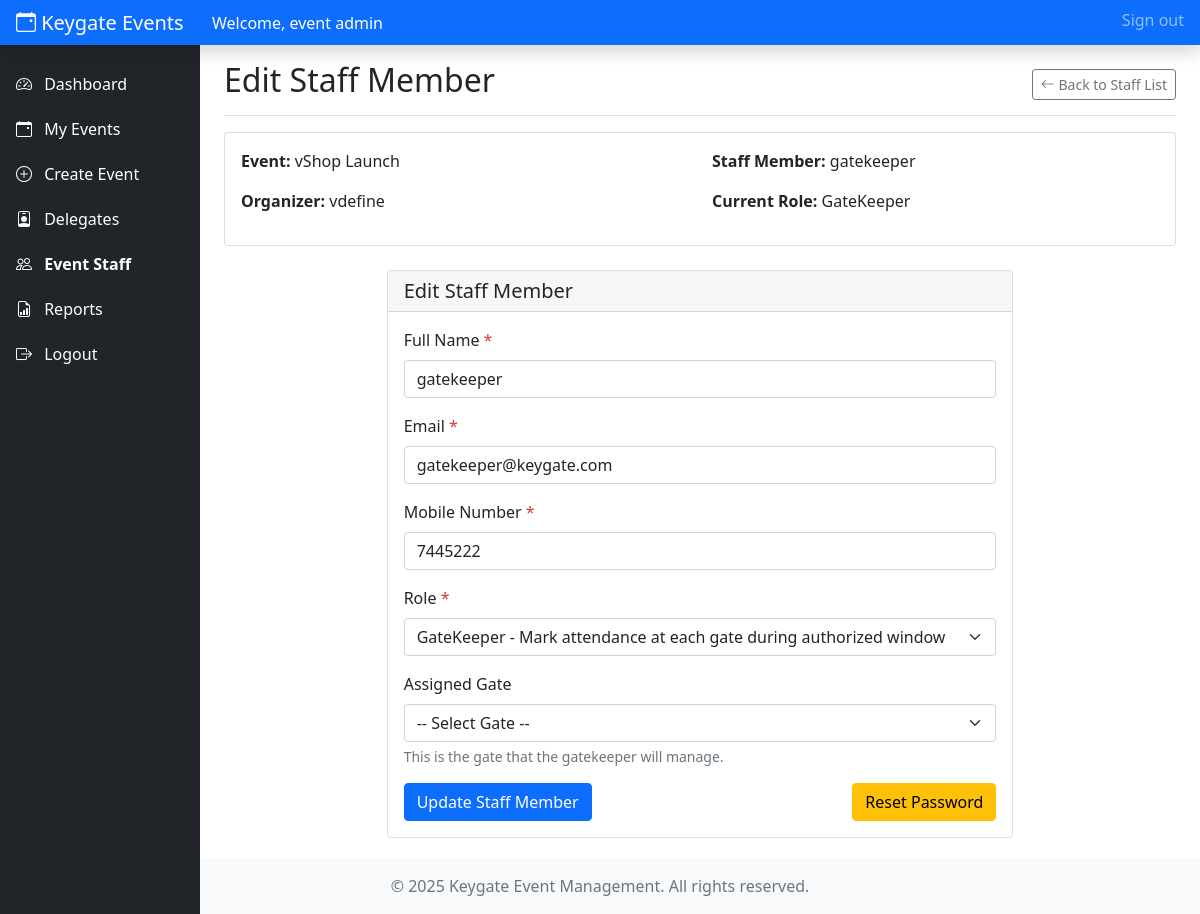
The app's page /event_admin/edit_event_user.php?id=1&event_id=1 (signed in) with its own data.
### tables this page shows
CREATE TABLE `events` (
  `id` int NOT NULL,
  `event_name` varchar(255) NOT NULL,
  `event_organiser` varchar(255) NOT NULL,
  `event_venue` text NOT NULL,
  `access_gates_required` int NOT NULL,
  `created_by` int NOT NULL,
  `status` enum('Active','Completed','Cancelled','Scheduled','Pending Approval') DEFAULT 'Pending Approval',
  `approved_by` int DEFAULT NULL,
  `created_at` timestamp NULL DEFAULT CURRENT_TIMESTAMP,
  `updated_at` timestamp NULL DEFAULT CURRENT_TIMESTAMP ON UPDATE CURRENT_TIMESTAMP
);

CREATE TABLE `event_users` (
  `id` int NOT NULL,
  `name` varchar(100) NOT NULL,
  `mobile` varchar(20) NOT NULL,
  `email` varchar(100) NOT NULL,
  `password` varchar(255) NOT NULL,
  `event_id` int NOT NULL,
  `role_id` int NOT NULL,
  `approved_by` int DEFAULT NULL,
  `last_active` timestamp NULL DEFAULT NULL,
  `last_active_gate` int DEFAULT NULL,
  `created_at` timestamp NULL DEFAULT CURRENT_TIMESTAMP,
  `updated_at` timestamp NULL DEFAULT CURRENT_TIMESTAMP ON UPDATE CURRENT_TIMESTAMP
);

CREATE TABLE `event_user_roles` (
  `id` int NOT NULL,
  `role_name` enum('Event Manager','GateKeeper','Volunteer') NOT NULL,
  `description` text,
  `created_at` timestamp NULL DEFAULT CURRENT_TIMESTAMP
);

### includes/event_admin_functions.php (called while the page is built, shortened)
<?php
require_once 'config.php';
function get_event_details($event_id, $user_id = null) {
    $event = get_record('events', "id = $event_id" . ($user_id ? " AND created_by = $user_id" : ""));
    $dates = get_records('event_dates', "event_id = $event_id", 'event_date', 'event_date ASC');
    $event['dates'] = array_column($dates, 'event_date');
    $gates = get_records('access_gates', "event_id = $event_id", '*', 'id ASC');
    $event['gates'] = $gates;
    $conn = db_connect();
    $sql_delegates = "SELECT COUNT(*) as total FROM event_delegates WHERE event_id = $event_id";
    $result_delegates = $conn->query($sql_delegates);
    $event['total_delegates'] = $result_delegates->fetch_assoc()['total'];
    $sql_approved = "SELECT COUNT(*) as total FROM event_delegates WHERE event_id = $event_id AND approved = 'Yes'";
    $result_approved = $conn->query($sql_approved);
    $event['approved_delegates'] = $result_approved->fetch_assoc()['total'];
    $sql_users = "SELECT COUNT(*) as total FROM event_users WHERE event_id = $event_id";
    $result_users = $conn->query($sql_users);
    $event['total_event_users'] = $result_users->fetch_assoc()['total'];
    $sql_attendance = "SELECT COUNT(*) as total FROM event_attendance WHERE event_id = $event_id";
    $result_attendance = $conn->query($sql_attendance);
    $event['total_check_ins'] = $result_attendance->fetch_assoc()['total'];
    return [
        'success' => true,
        'event' => $event
    ];
}
?>

### includes/config.php (called while the page is built, shortened)
<?php
function db_connect() {
    $conn = new mysqli(DB_HOST, DB_USER, DB_PASS, DB_NAME);
    return $conn;
}
function get_record($table, $condition = '1', $fields = '*') {
    $conn = db_connect();
    $sql = "SELECT $fields FROM $table WHERE $condition LIMIT 1";
    $result = $conn->query($sql);
    if ($result && $result->num_rows > 0) {
        $row = $result->fetch_assoc();
        return $row;
    }
    return false;
}
function get_records($table, $condition = '1', $fields = '*', $order_by = '', $limit = '') {
    $conn = db_connect();
    $sql = "SELECT $fields FROM $table WHERE $condition";
    if (!empty($order_by)) {
        $sql .= " ORDER BY $order_by";
    }
    $result = $conn->query($sql);
    $records = [];
    if ($result && $result->num_rows > 0) {
        while ($row = $result->fetch_assoc()) {
            $records[] = $row;
        }
    }
    return $records;
}
?>

### event_admin/edit_event_user.php (the view, shortened to what this page needs)
<?php
require_once '../includes/config.php';
require_once '../includes/event_admin_functions.php';
$event_id = (int)$_GET['event_id'];
$user_id = (int)$_GET['id'];
$event_details = get_event_details($event_id, $_SESSION['user_id']);
$event = $event_details['event'];
$conn = db_connect();
$sql = "SELECT eu.*, r.role_name
        FROM event_users eu
        JOIN event_user_roles r ON eu.role_id = r.id
        WHERE eu.id = $user_id AND eu.event_id = $event_id";
$result = $conn->query($sql);
$event_user = $result->fetch_assoc();
$gates = $event['gates'];
$roles_query = "SELECT * FROM event_user_roles ORDER BY id ASC";
$roles_result = $conn->query($roles_query);
$roles = [];
if ($roles_result->num_rows > 0) {
    while ($row = $roles_result->fetch_assoc()) {
        $roles[] = $row;
    }
}
include '../includes/event_admin_header.php';
?>
<div class="container-fluid">
    <div class="row">
        <nav id="sidebar" class="col-md-3 col-lg-2 d-md-block bg-dark sidebar">
            <div class="position-sticky pt-3">
                <ul class="nav flex-column">
                    <li class="nav-item">
                        <a class="nav-link text-white" href="dashboard.php">
                            <i class="bi bi-speedometer2 me-2"></i> Dashboard
                        </a>
                    </li>
                    <li class="nav-item">
                        <a class="nav-link text-white" href="events.php">
                            <i class="bi bi-calendar-event me-2"></i> My Events
                        </a>
                    </li>
                    <li class="nav-item">
                        <a class="nav-link text-white" href="create_event.php">
                            <i class="bi bi-plus-circle me-2"></i> Create Event
                        </a>
                    </li>
                    <li class="nav-item">
                        <a class="nav-link text-white" href="delegates.php">
                            <i class="bi bi-person-badge me-2"></i> Delegates
                        </a>
                    </li>
                    <li class="nav-item">
                        <a class="nav-link active text-white" href="event_users.php">
                            <i class="bi bi-people me-2"></i> Event Staff
                        </a>
                    </li>
                    <li class="nav-item">
                        <a class="nav-link text-white" href="reports.php">
                            <i class="bi bi-file-earmark-bar-graph me-2"></i> Reports
                        </a>
                    </li>
                    <li class="nav-item">
                        <a class="nav-link text-white" href="../logout.php">
                            <i class="bi bi-box-arrow-right me-2"></i> Logout
                        </a>
                    </li>
                </ul>
            </div>
        </nav>
        <main class="col-md-9 ms-sm-auto col-lg-10 px-md-4">
            <div class="d-flex justify-content-between flex-wrap flex-md-nowrap align-items-center pt-3 pb-2 mb-3 border-bottom">
                <h1 class="h2">Edit Staff Member</h1>
                <div class="btn-toolbar mb-2 mb-md-0">
                    <a href="event_users.php?event_id=<?php echo $event_id; ?>" class="btn btn-sm btn-outline-secondary">
                        <i class="bi bi-arrow-left"></i> Back to Staff List
                    </a>
                </div>
            </div>
            <div class="card mb-4">
                <div class="card-body">
                    <div class="row">
                        <div class="col-md-6">
                            <p><strong>Event:</strong> <?php echo htmlspecialchars($event['event_name']); ?></p>
                            <p><strong>Organizer:</strong> <?php echo htmlspecialchars($event['event_organiser']); ?></p>
                        </div>
                        <div class="col-md-6">
                            <p><strong>Staff Member:</strong> <?php echo htmlspecialchars($event_user['name']); ?></p>
                            <p><strong>Current Role:</strong> <?php echo htmlspecialchars($event_user['role_name']); ?></p>
                        </div>
                    </div>
                </div>
            </div>
            <div class="row">
                <div class="col-md-8 mx-auto">
                    <div class="card">
                        <div class="card-header">
                            <h5 class="mb-0">Edit Staff Member</h5>
                        </div>
                        <div class="card-body">
                            <form method="post">
                                <div class="mb-3">
                                    <label for="name" class="form-label">Full Name <span class="text-danger">*</span></label>
                                    <input type="text" class="form-control" id="name" name="name" value="<?php echo htmlspecialchars($event_user['name']); ?>" required>
                                </div>
                                <div class="mb-3">
                                    <label for="email" class="form-label">Email <span class="text-danger">*</span></label>
                                    <input type="email" class="form-control" id="email" name="email" value="<?php echo htmlspecialchars($event_user['email']); ?>" required>
                                </div>
                                <div class="mb-3">
                                    <label for="mobile" class="form-label">Mobile Number <span class="text-danger">*</span></label>
                                    <input type="text" class="form-control" id="mobile" name="mobile" value="<?php echo htmlspecialchars($event_user['mobile']); ?>" required>
                                </div>
                                <div class="mb-3">
                                    <label for="role_id" class="form-label">Role <span class="text-danger">*</span></label>
                                    <select class="form-select" id="role_id" name="role_id" required onchange="toggleGateAssignment()">
                                        <?php foreach ($roles as $role): ?>
                                            <?php
                                            $disabled = ($role['role_name'] == 'GateKeeper' && empty($gates)) ? 'disabled' : '';
                                            ?>
                                            <option value="<?php echo $role['id']; ?>" <?php echo $event_user['role_id'] == $role['id'] ? 'selected' : ''; ?> <?php echo $disabled; ?>>
                                                <?php echo htmlspecialchars($role['role_name']); ?> - <?php echo htmlspecialchars($role['description']); ?>
                                            </option>
                                        <?php endforeach; ?>
                                    </select>
                                </div>
                                <div class="mb-3" id="gateAssignment" style="display: <?php echo $event_user['role_name'] == 'GateKeeper' ? 'block' : 'none'; ?>">
                                    <label for="gate_id" class="form-label">Assigned Gate</label>
                                    <select class="form-select" id="gate_id" name="gate_id">
                                        <option value="">-- Select Gate --</option>
                                    </select>
                                    <div class="form-text">This is the gate that the gatekeeper will manage.</div>
                                </div>
                                <div class="d-flex justify-content-between">
                                    <button type="submit" class="btn btn-primary">Update Staff Member</button>
                                    <a href="reset_password.php?id=<?php echo $user_id; ?>&event_id=<?php echo $event_id; ?>" class="btn btn-warning">Reset Password</a>
                                </div>
                            </form>
                        </div>
                    </div>
                </div>
            </div>
        </main>
    </div>
</div>
<?php
include '../includes/event_admin_footer.php';
?>

### includes/event_admin_header.php (style rules this page uses)
.sidebar { position: fixed; top: 0; bottom: 0; left: 0; z-index: 100; padding: 48px 0 0; }
.sidebar .nav-link { font-weight: 500; }
.sidebar .nav-link.active { font-weight: bold; }
.nav-item { margin-bottom: 5px; }
.card { margin-bottom: 20px; }

### records on screen
events: event_name "vShop Launch", event_organiser "vdefine"
event_users: name "gatekeeper", event_user_roles.role_name "GateKeeper", email "gatekeeper@keygate.com", mobile "7445222", role_id "GateKeeper - Mark attendance at each gate during authorized window"

### other values on screen
$_SESSION['user_name'] "event admin"
